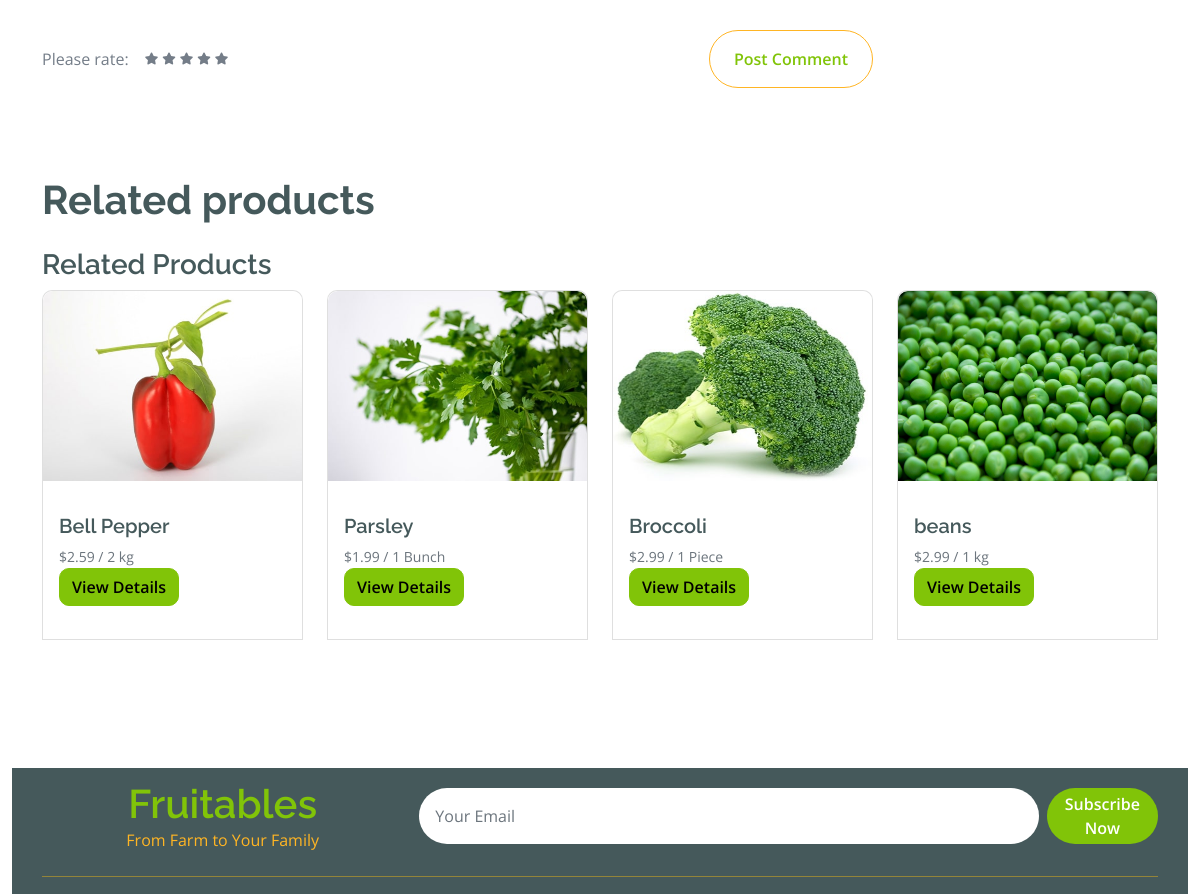
Before: /product/9 (middle part) with the older database file.
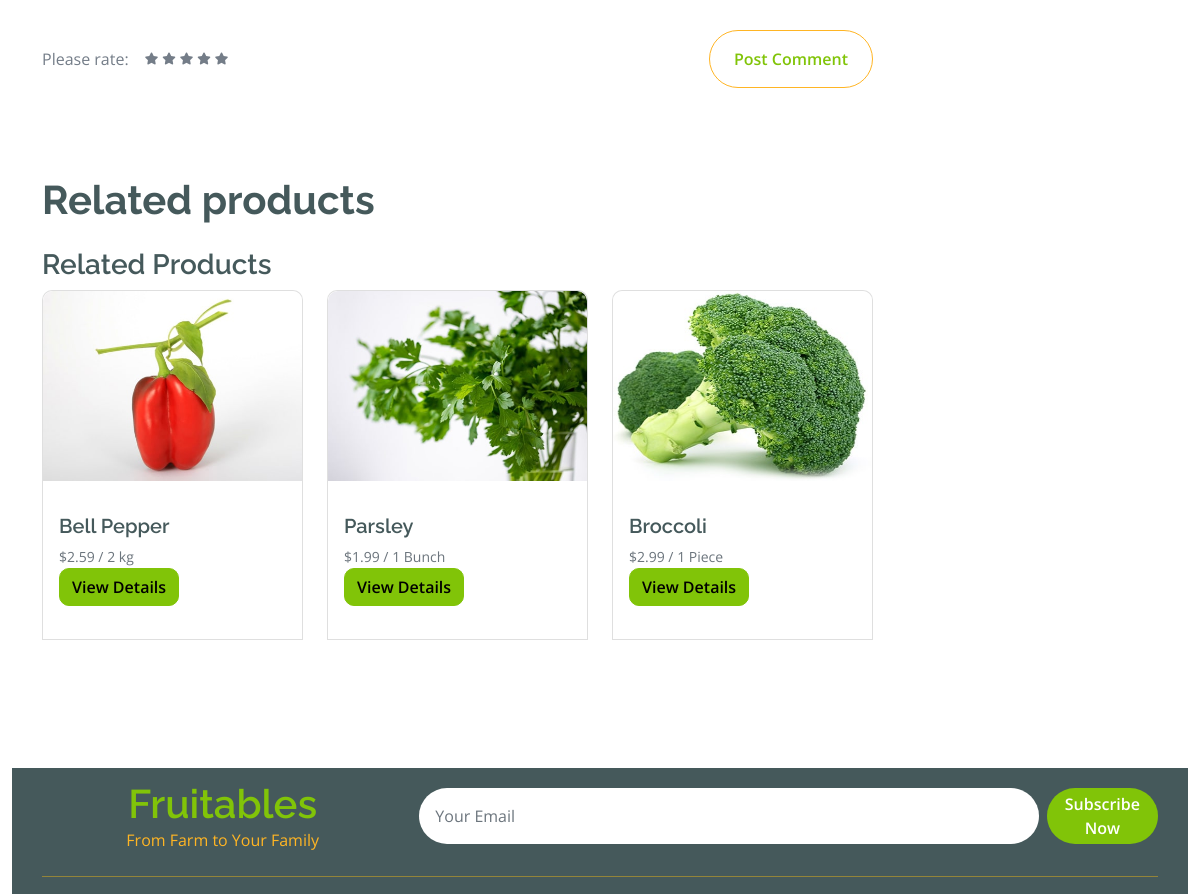
After: the same page with the newer database file.
### myapp/models.py (models this page shows, shortened)
class Products(models.Model):
    product_id = models.AutoField(primary_key=True)
    name = models.CharField(max_length=255)
    image = models.ImageField(upload_to='products/images/')
    description = models.TextField()
    price = models.DecimalField(max_digits=10, decimal_places=2)
    category1 = models.ForeignKey(Category1, on_delete=models.SET_NULL, null=True, blank=True)
    category2 = models.ForeignKey(Category2, on_delete=models.SET_NULL, null=True, blank=True)
    weight = models.CharField(max_length=50, null=True, blank=True)  # Weight with unit (e.g., "1 kg", "1 piece")
    country = models.CharField(max_length=255, null=True, blank=True)  # Country of origin
    out_of_stock = models.BooleanField(default=False)
    created_at = models.DateTimeField(auto_now_add=True)

### myapp/views.py (the view)
# urls.py: path('product/<int:product_id>', views.product_detail, name='product-detail'),
def product_detail(request, product_id):
    product = get_object_or_404(Products, product_id=product_id)
    category = product.category1
    related_products = Products.objects.filter(category1=category).exclude(product_id=product_id)[:4]
    reviews = Testimonial.objects.filter(rating__gt=3).order_by('?')[:2]
    if request.method == 'POST':
        form = TestimonialForm(request.POST)
        if form.is_valid():
             form.save()
             messages.success(request, 'Thank you for your review! We appreciate your feedback.')
             return redirect('index')
    else:
        form = TestimonialForm()
    return render(request, 'product-detail.html', {
        'product': product,
        'related_products': related_products,
        'form': form,
        'reviews': reviews
    })

### myapp/forms.py (shortened to what this page needs)
class SubscribeForm(forms.Form):
    model = Subscriber
    email = forms.EmailField(
        widget=forms.EmailInput(attrs={
            'class': 'form-control border-0 py-3 px-3 rounded-pill',
            'placeholder': 'Your Email'
        }),
        required=True,
    )

class TestimonialForm(forms.ModelForm):
    class Meta:
        model = Testimonial
        fields = ['name', 'email', 'review', 'rating']
        widgets = {
            'name': forms.TextInput(attrs={'class': 'form-control border-0 me-4', 'placeholder': 'Your Name '}),
            'email': forms.EmailInput(attrs={'class': 'form-control border-0', 'placeholder': 'Your Email '}),
            'review': forms.Textarea(attrs={'class': 'form-control border-0', 'cols': 30, 'rows': 8, 'placeholder': 'Your Review ', 'spellcheck': 'false'}),
            'rating': forms.HiddenInput(attrs={'id': 'rating', 'value': '0'}),
        }

### myapp/context_processors.py (called while the page is built)
def global_context(request):
    return {
        'subscribe_form': SubscribeForm()
    }

### templates/product-detail.html (shortened to what this page needs)
{% extends "base.html" %}
{% load static %}
{% block content %}
<div class="container-fluid py-5 mt-5">
    <div class="container py-5">
        <div class="row g-4 mb-5">
            <div class="col-lg-9 col-xl-9">
                <div class="row g-4">
                    <form method="post" action="{% url 'product-detail' product.product_id %}">
                        <div class="row g-4">
                            <div class="col-lg-12">
                                <div class="d-flex justify-content-between py-3 mb-5">
                                    <div class="d-flex align-items-center">
                                        <p class="mb-0 me-3">Please rate:</p>
                                        <div class="d-flex align-items-center" style="font-size: 12px;">
                                            {% for i in "12345" %}
                                                <label for="star{{ i }}" class="me-1" style="cursor: pointer;">
                                                    <i class="fa fa-star" data-value="{{ i }}"></i>
                                                </label>
                                            {% endfor %}
                                        </div>
                                    </div>
                                    <button type="submit" class="btn border border-secondary text-primary rounded-pill px-4 py-3">Post Comment</button>
                                </div>
                            </div>
                        </div>
                    </form>
                </div>
            </div>
        <h1 class="fw-bold mb-0">Related products</h1>
        <div class="col-md-12">
            <h3>Related Products</h3>
            <div class="row no-gutters fruite">
                {% for related_product in related_products %}
                <div class="col-md-3 fruite-item mb-3">
                    <div class="card fruite-img" style="width: 100%; height: 350px;">
                        <img src="{{ related_product.image.url }}" class="fruite-img" alt="{{ related_product.name }}" style="width: 100%; height: 190px; overflow: hidden; flex-shrink: 0;">
                        <div class="card-body" style="height: 120px;">
                            <h5 class="card-title" style="font-size: 1.25rem; margin-top: 17px;">{{ related_product.name }}</h5>
                            <p class="card-text" style="font-size: 0.875rem; color: #6c757d; margin-bottom: 2px; height: 20px; overflow: hidden;">${{ related_product.price }} / {{ related_product.weight }}</p>
                            <a href="{% url 'product-detail' related_product.product_id %}" class="btn btn-primary">View Details</a>
                        </div>
                    </div>
                </div>
                {% empty %}
                <p>No related products available.</p>
                {% endfor %}
            </div>
        </div>
    </div>
</div>
{% endblock %}

Changed rows visible on the page:
removed Products: image (picture), name "beans", price "2.99", weight "1 kg"
